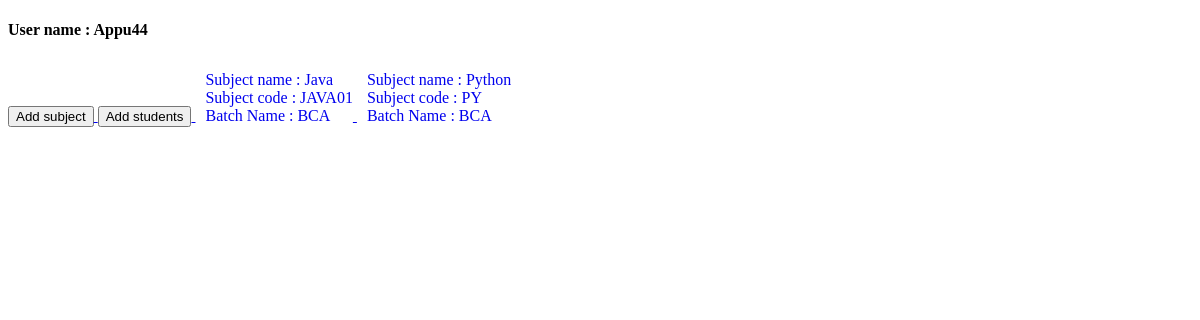
The app's page /manager/teacher/ (signed in), older data.
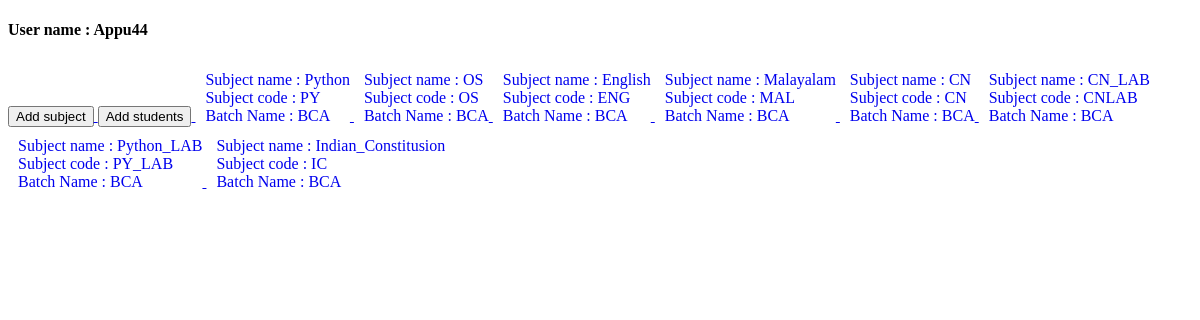
The same page, newer data.
### User/models.py (models this page shows)
class loginData(AbstractUser):
    is_teacher = models.BooleanField(default=False)
    is_student = models.BooleanField(default=True)
    batch_id = models.CharField(max_length=30,default='None')
    teacher_id = models.CharField(max_length=30,blank=True,null=True)

### Manegar/models.py (models this page shows, shortened)
class subjectData(models.Model):
    username = models.ForeignKey(loginData,on_delete=models.CASCADE,default=1)
    subjectName = models.CharField(max_length=50)
    batchCode = models.CharField(max_length=20)
    subjectCode = models.CharField(max_length=20,unique=True)

### Manegar/views.py (the view)
# urls.py: path('teacher/',views.teacher,name='teacher'),
@login_required
def teacher(request):
    if request.user.is_teacher :
        try:
            subject_data = subjectData.objects.filter(username = request.user)
        except subject_data.DoesNotExist:
            subject_data = None
        return render(request,'teacher_index.html',{'subject':subject_data})
    else:
        return redirect('login')

### Manegar/templates/teacher_index.html
{% extends "base.html" %}
{% block body %}
<h4>User name : {{user.username}}</h4>
<a href="{% url "manager:addData" %}">
<button>Add subject</button>
</a>
<a href="{% url "UserApp:register" %}">
    <button>Add students</button>
</a>
{% for sub in subject %}
<a href="{% url 'manager:subjectDataEdit' sub.subjectCode sub.batchCode %}">
<div style="margin-top: 10px;display : inline-block;margin-left : 10px">
    <div>
        Subject name : {{ sub.subjectName }}
    </div>
    <div>
        Subject code : {{ sub.subjectCode }}
    </div>
    <div>
        Batch Name : {{ sub.batchCode }}
    </div>
</div>
</a>
{% endfor %}
{% endblock %}

### Manegar/templates/base.html (shortened to what this page needs)
<!DOCTYPE html>
<html>
    <head>
        <link rel="stylesheet" href="">
    </head>
    <body>
        {% block body %}
        {% endblock %}
    </body>
</html>

Row changes from the older to the newer data that the page shows:
removed subjectData: subjectName "Java", subjectCode "JAVA01", batchCode "BCA"
added subjectData: subjectName "OS", subjectCode "OS", batchCode "BCA"
added subjectData: subjectName "English", subjectCode "ENG", batchCode "BCA"
added subjectData: subjectName "Malayalam", subjectCode "MAL", batchCode "BCA"
added subjectData: subjectName "CN", subjectCode "CN", batchCode "BCA"
added subjectData: subjectName "CN_LAB", subjectCode "CNLAB", batchCode "BCA"
added subjectData: subjectName "Python_LAB", subjectCode "PY_LAB", batchCode "BCA"
added subjectData: subjectName "Indian_Constitusion", subjectCode "IC", batchCode "BCA"
